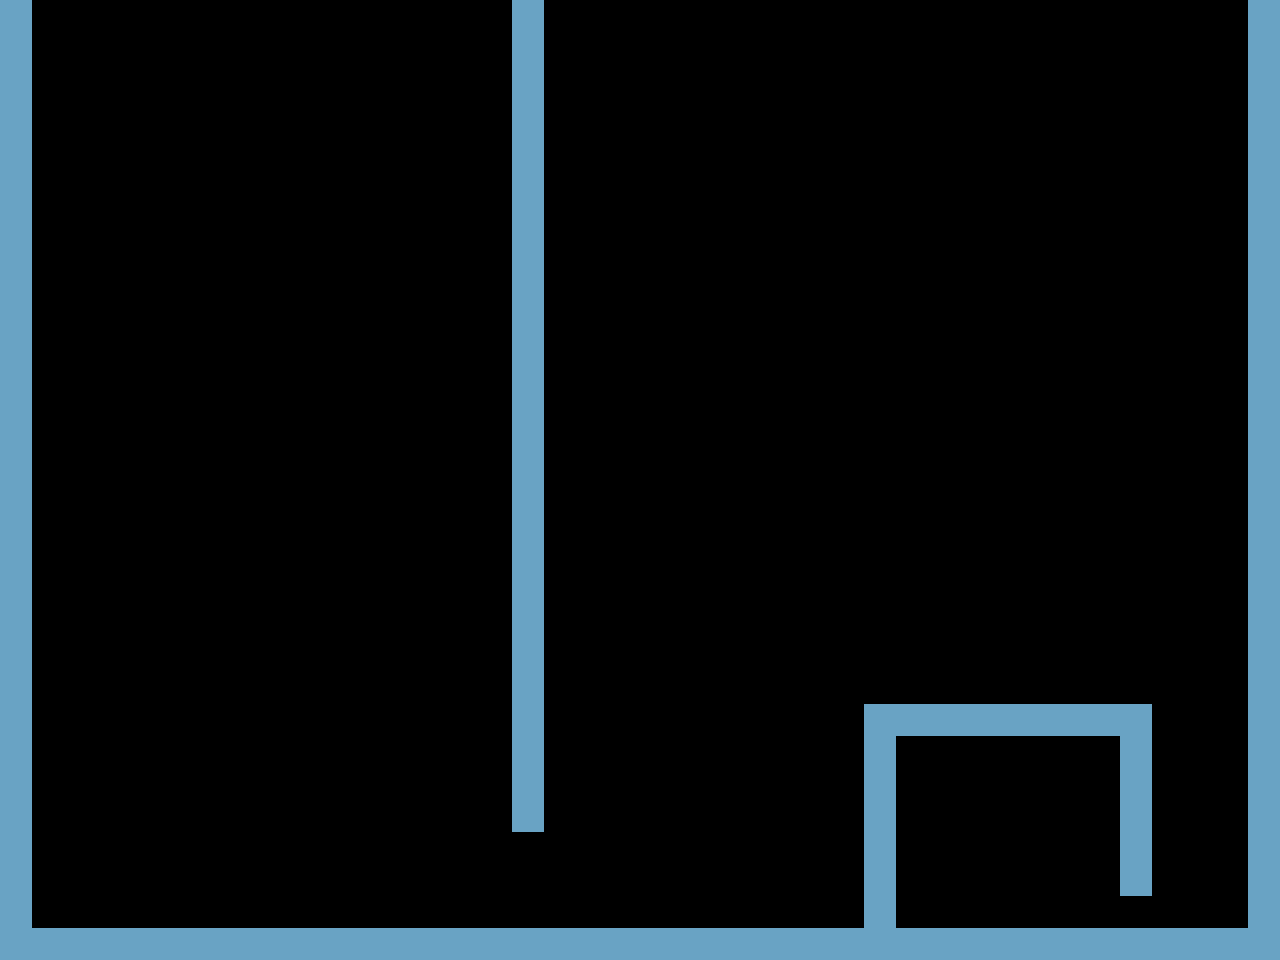

Tiled map render using the project's own tile images. Description and the whole map definition, tile-layer contents included, below:
An orthogonal 40x30 tile map with 32x32 px tiles, 1 tile layer (Tile Layer 1), 2 tilesets.

<map version="1.0" tiledversion="1.1.2" orientation="orthogonal" renderorder="right-down" width="40" height="30" tilewidth="32" tileheight="32" infinite="0" nextobjectid="1">
 <tileset firstgid="1" name="tile" tilewidth="32" tileheight="32" tilecount="1" columns="1">
  <image source="tile.png" width="32" height="32" />
 </tileset>
 <tileset firstgid="2" source="tile.tsx" />
 <layer name="Tile Layer 1" width="40" height="30">
  <data encoding="csv">
1,0,0,0,0,0,0,0,0,0,0,0,0,0,0,0,1,0,0,0,0,0,0,0,0,0,0,0,0,0,0,0,0,0,0,0,0,0,0,1,
1,0,0,0,0,0,0,0,0,0,0,0,0,0,0,0,1,0,0,0,0,0,0,0,0,0,0,0,0,0,0,0,0,0,0,0,0,0,0,1,
1,0,0,0,0,0,0,0,0,0,0,0,0,0,0,0,1,0,0,0,0,0,0,0,0,0,0,0,0,0,0,0,0,0,0,0,0,0,0,1,
1,0,0,0,0,0,0,0,0,0,0,0,0,0,0,0,1,0,0,0,0,0,0,0,0,0,0,0,0,0,0,0,0,0,0,0,0,0,0,1,
1,0,0,0,0,0,0,0,0,0,0,0,0,0,0,0,1,0,0,0,0,0,0,0,0,0,0,0,0,0,0,0,0,0,0,0,0,0,0,1,
1,0,0,0,0,0,0,0,0,0,0,0,0,0,0,0,1,0,0,0,0,0,0,0,0,0,0,0,0,0,0,0,0,0,0,0,0,0,0,1,
1,0,0,0,0,0,0,0,0,0,0,0,0,0,0,0,1,0,0,0,0,0,0,0,0,0,0,0,0,0,0,0,0,0,0,0,0,0,0,1,
1,0,0,0,0,0,0,0,0,0,0,0,0,0,0,0,1,0,0,0,0,0,0,0,0,0,0,0,0,0,0,0,0,0,0,0,0,0,0,1,
1,0,0,0,0,0,0,0,0,0,0,0,0,0,0,0,1,0,0,0,0,0,0,0,0,0,0,0,0,0,0,0,0,0,0,0,0,0,0,1,
1,0,0,0,0,0,0,0,0,0,0,0,0,0,0,0,1,0,0,0,0,0,0,0,0,0,0,0,0,0,0,0,0,0,0,0,0,0,0,1,
1,0,0,0,0,0,0,0,0,0,0,0,0,0,0,0,1,0,0,0,0,0,0,0,0,0,0,0,0,0,0,0,0,0,0,0,0,0,0,1,
1,0,0,0,0,0,0,0,0,0,0,0,0,0,0,0,1,0,0,0,0,0,0,0,0,0,0,0,0,0,0,0,0,0,0,0,0,0,0,1,
1,0,0,0,0,0,0,0,0,0,0,0,0,0,0,0,1,0,0,0,0,0,0,0,0,0,0,0,0,0,0,0,0,0,0,0,0,0,0,1,
1,0,0,0,0,0,0,0,0,0,0,0,0,0,0,0,1,0,0,0,0,0,0,0,0,0,0,0,0,0,0,0,0,0,0,0,0,0,0,1,
1,0,0,0,0,0,0,0,0,0,0,0,0,0,0,0,1,0,0,0,0,0,0,0,0,0,0,0,0,0,0,0,0,0,0,0,0,0,0,1,
1,0,0,0,0,0,0,0,0,0,0,0,0,0,0,0,1,0,0,0,0,0,0,0,0,0,0,0,0,0,0,0,0,0,0,0,0,0,0,1,
1,0,0,0,0,0,0,0,0,0,0,0,0,0,0,0,1,0,0,0,0,0,0,0,0,0,0,0,0,0,0,0,0,0,0,0,0,0,0,1,
1,0,0,0,0,0,0,0,0,0,0,0,0,0,0,0,1,0,0,0,0,0,0,0,0,0,0,0,0,0,0,0,0,0,0,0,0,0,0,1,
1,0,0,0,0,0,0,0,0,0,0,0,0,0,0,0,1,0,0,0,0,0,0,0,0,0,0,0,0,0,0,0,0,0,0,0,0,0,0,1,
1,0,0,0,0,0,0,0,0,0,0,0,0,0,0,0,1,0,0,0,0,0,0,0,0,0,0,0,0,0,0,0,0,0,0,0,0,0,0,1,
1,0,0,0,0,0,0,0,0,0,0,0,0,0,0,0,1,0,0,0,0,0,0,0,0,0,0,0,0,0,0,0,0,0,0,0,0,0,0,1,
1,0,0,0,0,0,0,0,0,0,0,0,0,0,0,0,1,0,0,0,0,0,0,0,0,0,0,0,0,0,0,0,0,0,0,0,0,0,0,1,
1,0,0,0,0,0,0,0,0,0,0,0,0,0,0,0,1,0,0,0,0,0,0,0,0,0,0,1,1,1,1,1,1,1,1,1,0,0,0,1,
1,0,0,0,0,0,0,0,0,0,0,0,0,0,0,0,1,0,0,0,0,0,0,0,0,0,0,1,0,0,0,0,0,0,0,1,0,0,0,1,
1,0,0,0,0,0,0,0,0,0,0,0,0,0,0,0,1,0,0,0,0,0,0,0,0,0,0,1,0,0,0,0,0,0,0,1,0,0,0,1,
1,0,0,0,0,0,0,0,0,0,0,0,0,0,0,0,1,0,0,0,0,0,0,0,0,0,0,1,0,0,0,0,0,0,0,1,0,0,0,1,
1,0,0,0,0,0,0,0,0,0,0,0,0,0,0,0,0,0,0,0,0,0,0,0,0,0,0,1,0,0,0,0,0,0,0,1,0,0,0,1,
1,0,0,0,0,0,0,0,0,0,0,0,0,0,0,0,0,0,0,0,0,0,0,0,0,0,0,1,0,0,0,0,0,0,0,1,0,0,0,1,
1,0,0,0,0,0,0,0,0,0,0,0,0,0,0,0,0,0,0,0,0,0,0,0,0,0,0,1,0,0,0,0,0,0,0,0,0,0,0,1,
1,1,1,1,1,1,1,1,1,1,1,1,1,1,1,1,1,1,1,1,1,1,1,1,1,1,1,1,1,1,1,1,1,1,1,1,1,1,1,1
</data>
 </layer>
</map>
